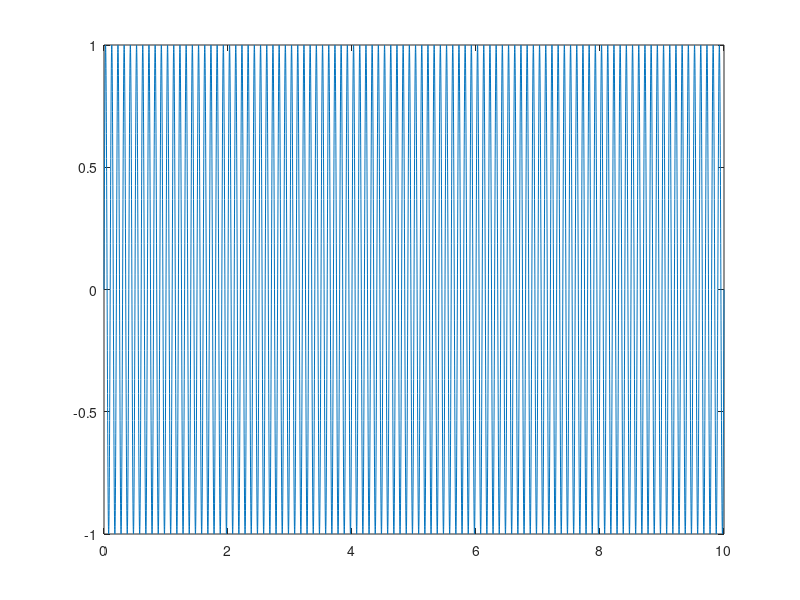
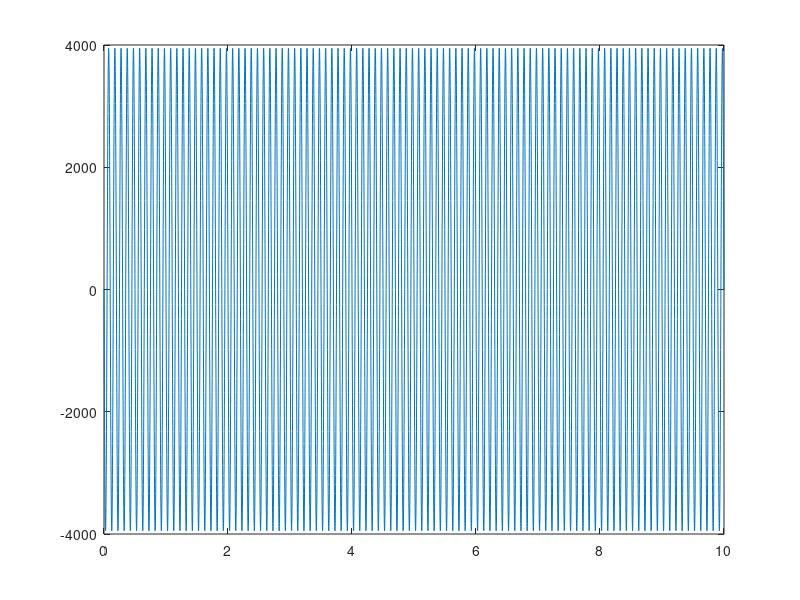

Here is the MATLAB script that generated these plots, in order: (Note: this script raises an error after producing the figures.)
dt = 0.001;
t = 0:dt:10;

x = sin(2*pi*10*t);
a = -(2*pi*10)^2*sin(2*pi*10*t);


figure('Name', 'Position');
pltx = plot(t, x);

figure('Name', 'Acceleration');
plta = plot(t, a);


fmin = 5;
fmax = 15;

WaveletMenu('WaveletPlot', pltx, 'fmin', fmin, 'fmax', fmax);
WaveletMenu('WaveletPlot', plta, 'fmin', fmin, 'fmax', fmax);
